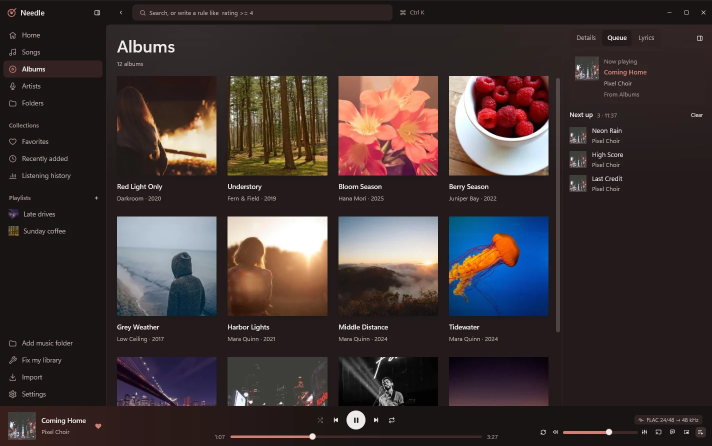
#> input picture website/site/src/assets/shots/desktop/app-coming-home.webp, 1424 x 892 px, given in place of harbor-lights.webp, which was not available (shown at 1/2 size)
$ python library.py ../../website/site/src/assets/shots/desktop ../../website/site/src/assets/shots/desktop/app-last-crossing.webp
#> lines starting #> are read from the running program, lines starting #| are printed output that depends on the picture
"""A made-up library for the website's pictures: the site's own made-up albums (covers are
free Unsplash photos, website/site/public/img/covers), as silent 24-bit / 48 kHz FLAC files
with real tags, a cover.jpg in each album folder, and timed lyrics for "Opening".

Writes the FLAC files by hand (CONSTANT subframes of silence), so they are a few KB each."""
import os, struct, sys
from PIL import Image

# python library.py <music folder to make> <repo>/website/site/public/img/covers
ROOT, COVERS = sys.argv[1], sys.argv[2]
RATE, BITS, CHANNELS, BLOCK = 48000, 24, 2, 4096

# album id, title, artist, year, genre, songs (title, length "m:ss")
ALBUMS = [
    ('harbor-lights', 'Harbor Lights', 'Mara Quinn', 2021, 'Indie Pop',
     [('Opening', '3:48'), ('Harbor Lights', '4:05'), ('Salt and Static', '3:31'), ('Low Tide', '4:22')]),
    ('tidewater', 'Tidewater', 'Mara Quinn', 2024, 'Indie Pop',
     [('Tidewater', '3:56'), ('Undertow', '4:11'), ('Breakwater', '3:39')]),
    ('middle-distance', 'Middle Distance', 'Mara Quinn', 2024, 'Indie Pop',
     [('Middle Distance', '4:01'), ('Far Shore', '3:44'), ('Glass Weather', '3:58')]),
    ('afterglow-arcade', 'Afterglow Arcade', 'Pixel Choir', 2023, 'Synthpop',
     [('Coming Home', '3:27'), ('Neon Rain', '3:52'), ('High Score', '3:15'), ('Last Credit', '4:30')]),
    ('single-needle', 'Single Needle', 'The Pressings', 1998, 'Rock',
     [('Single Needle', '3:20'), ('B-Side', '2:58'), ('Run-Out Groove', '4:07')]),
    ('bloom-season', 'Bloom Season', 'Hana Mori', 2025, 'Dream Pop',
     [('Paper Lanterns', '4:12'), ('First Light', '3:35'), ('Garden Hours', '4:03')]),
    ('berry-season', 'Berry Season', 'Juniper Bay', 2022, 'Indie Folk',
     [('Berry Season', '3:41'), ('Long Summer', '4:16'), ('Picking Rows', '3:09')]),
    ('understory', 'Understory', 'Fern & Field', 2019, 'Folk',
     [('Understory', '4:25'), ('Moss and Stone', '3:50'), ('Canopy', '3:37')]),
    ('grey-weather', 'Grey Weather', 'Low Ceiling', 2017, 'Shoegaze',
     [('Overcast', '4:48'), ('Drizzle', '3:55'), ('Pressure Drop', '5:12')]),
    ('red-light-only', 'Red Light Only', 'Darkroom', 2020, 'Post-Punk',
     [('Developer', '3:26'), ('Middle Distance', '3:59'), ('Fixer', '3:44')]),
    ('night-ferry', 'Night Ferry', 'Oda Lind', 2024, 'Ambient Pop',
     [('Last Crossing', '5:03'), ('Starboard', '4:18'), ('Harbour Bell', '3:47')]),
    ('low-desert', 'Low Desert', 'Sol Arden', 2018, 'Americana',
     [('Low Desert', '4:09'), ('Heat Mirage', '3:33'), ('Night Drive West', '4:41')]),
]

LYRICS = """[00:12.00]Harbor lights are coming on
[00:17.50]The tide is turning slow
[00:23.00]Every song I ever kept
[00:28.50]Is right where I left it
[00:34.00]Put the needle down again
[00:39.50]And let the night go on
[00:46.00]
[01:02.00]Harbor lights are coming on
[01:07.50]The tide is turning slow
"""


def crc8(data):
    crc = 0
    for b in data:
        crc ^= b
        for _ in range(8):
            crc = ((crc << 1) ^ 0x07) & 0xFF if crc & 0x80 else (crc << 1) & 0xFF
    return crc


def crc16(data):
    crc = 0
    for b in data:
        crc ^= b << 8
        for _ in range(8):
            crc = ((crc << 1) ^ 0x8005) & 0xFFFF if crc & 0x8000 else (crc << 1) & 0xFFFF
    return crc


def utf8_number(n):
    if n < 0x80:
        return bytes([n])
    if n < 0x800:
        return bytes([0xC0 | (n >> 6), 0x80 | (n & 0x3F)])
    return bytes([0xE0 | (n >> 12), 0x80 | ((n >> 6) & 0x3F), 0x80 | (n & 0x3F)])


def frame(number, samples):
    # Block size: 4096 by code, or a last, shorter block as 16 bits after the header.
    code = 0b1100 if samples == BLOCK else 0b0111
    head = bytes([0xFF, 0xF8, (code << 4) | 0b1010, (0b0001 << 4) | (0b110 << 1)])
    head += utf8_number(number)
    if code == 0b0111:
        head += struct.pack('>H', samples - 1)
    head += bytes([crc8(head)])
    # Two CONSTANT subframes of 0: a header byte (type 000000) and a 24-bit value each.
    body = head + bytes([0, 0, 0, 0]) * CHANNELS
    return body + struct.pack('>H', crc16(body))


def flac(path, tags, seconds):
    total = int(seconds * RATE)
    info = struct.pack('>HH', BLOCK, BLOCK) + (0).to_bytes(3, 'big') + (0).to_bytes(3, 'big')
    packed = (RATE << 44) | ((CHANNELS - 1) << 41) | ((BITS - 1) << 36) | total
    info += packed.to_bytes(8, 'big') + bytes(16)
    vendor = b'needle-site-pictures'
    comments = [f'{k}={v}'.encode('utf-8') for k, v in tags.items()]
    vc = struct.pack('<I', len(vendor)) + vendor + struct.pack('<I', len(comments))
    vc += b''.join(struct.pack('<I', len(c)) + c for c in comments)
    out = bytearray(b'fLaC')
    out += bytes([0]) + len(info).to_bytes(3, 'big') + info
    out += bytes([0x80 | 4]) + len(vc).to_bytes(3, 'big') + vc
    n, left = 0, total
    while left > 0:
        samples = min(BLOCK, left)
        out += frame(n, samples)
        left -= samples
        n += 1
    with open(path, 'wb') as f:
        f.write(out)


def seconds(text):
    m, s = text.split(':')
    return int(m) * 60 + int(s)


for album_id, album, artist, year, genre, songs in ALBUMS:
    folder = os.path.join(ROOT, artist, album)
    os.makedirs(folder, exist_ok=True)
    Image.open(os.path.join(COVERS, album_id + '.webp')).convert('RGB').resize((1000, 1000)).save(
        os.path.join(folder, 'cover.jpg'), quality=92)
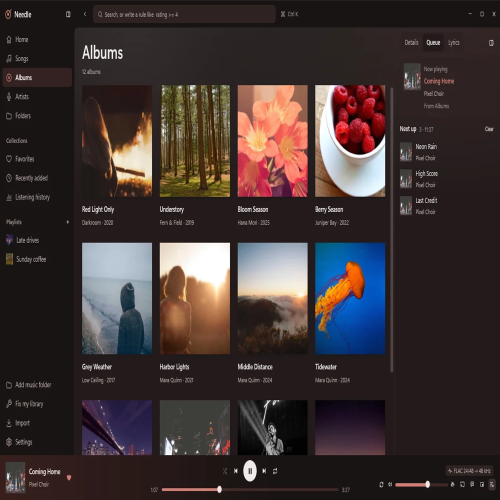
#> saved as cover.jpg: PIL image 1000x1000 RGB (shown at 1/2 size); mean R, G, B 62.3, 50.9, 50.3
    for n, (title, length) in enumerate(songs, 1):
        name = f'{n:02d} {title}'
        flac(os.path.join(folder, name + '.flac'), {
            'TITLE': title, 'ARTIST': artist, 'ALBUM': album, 'ALBUMARTIST': artist,
            'DATE': str(year), 'GENRE': genre, 'TRACKNUMBER': str(n), 'TRACKTOTAL': str(len(songs)),
        }, seconds(length))
        if title == 'Opening':
            with open(os.path.join(folder, name + '.lrc'), 'w', encoding='utf-8') as f:
                f.write(LYRICS)
#> pass 2 of the loop `for album_id, album, artist, year, genre, songs in ALBUMS:`:
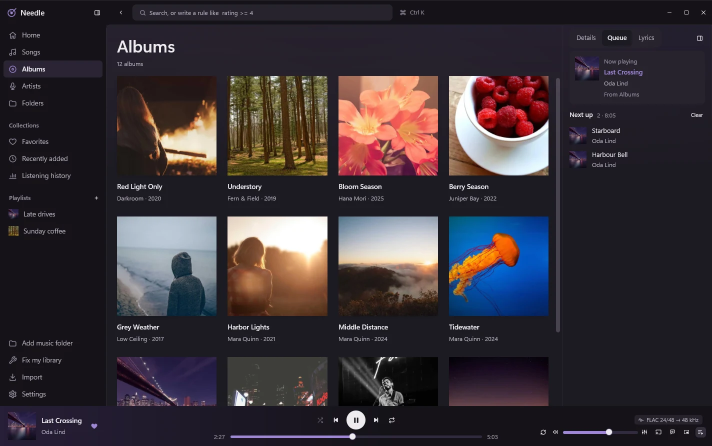
#> input picture website/site/src/assets/shots/desktop/app-last-crossing.webp, 1424 x 892 px, given in place of tidewater.webp, which was not available (shown at 1/2 size)
#> `Image.open(os.path.join(COVERS, album_id + '.webp')).convert('RGB').re..`:
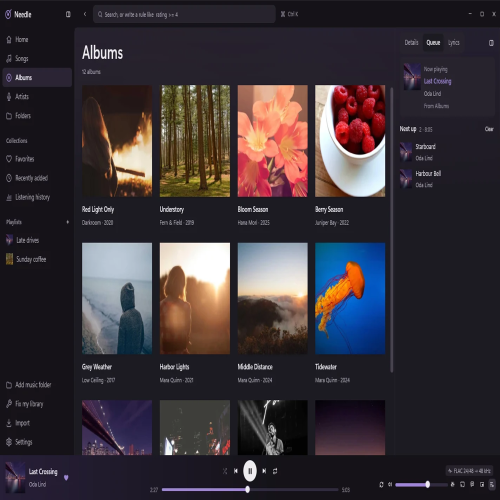
#> saved as cover.jpg: PIL image 1000x1000 RGB (shown at 1/2 size); mean R, G, B 57.6, 49.9, 55.4
#> (the run stopped early here; a loop or call above may not have finished)
